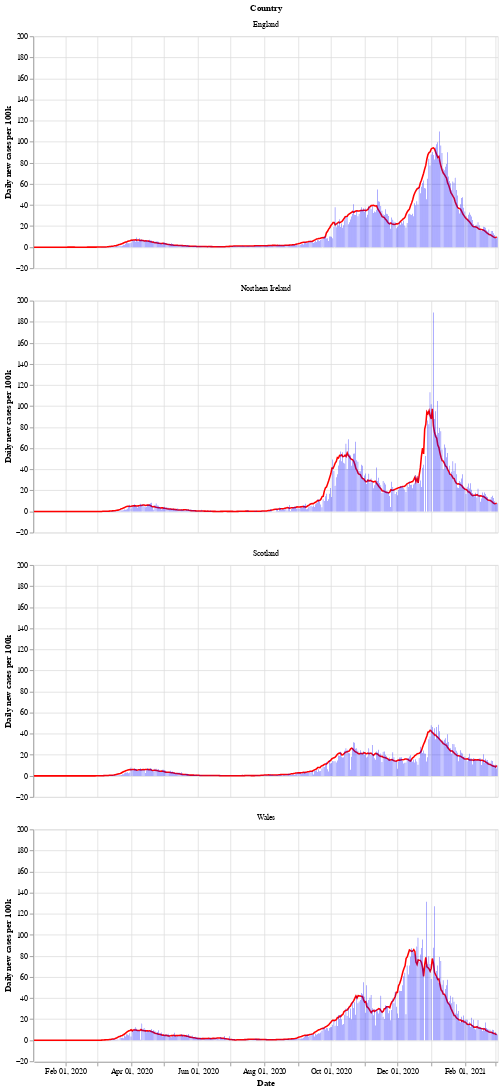

The notebook cell this image was saved under:
### Markdown cell above
Next is a bar chart of the number of new cases in each country (per 100k population), with the 7 day moving average of cases. Again we see that Wales saw a longer period of raising and falling cases compared to the other countries.

After a period of cases falling, each nation is now seeing a rise in the number of cases - especially in Wales.

### Code cell
# collapse
bars = alt.Chart(uk_cases).mark_bar().encode(
    x=alt.X("yearmonthdate(date):T", axis=alt.Axis(title='Date')),
    y=alt.Y("newCasesRate:Q", axis=alt.Axis(title='Daily new cases per 100k')),
    tooltip='newCasesRate',
    color=alt.condition(
        alt.datum.dailyChange > 0,
        alt.value("orange"),  # The positive color
        alt.value("blue")  # The negative color
    )
).properties(title='New cases per 100k population with rolling 7 day average', width=600).interactive()
line = alt.Chart(uk_cases).mark_line(
    color='red',
    size=2,
).transform_window(
    rolling_mean='mean(newCasesRate)',
    frame=[0, 7],
    groupby=['areaName']
).encode(
    x='yearmonthdate(date):T',
    y='rolling_mean:Q'
)
alt.layer(line, bars, data=uk_cases).facet(alt.Row('areaName', title='Country'), columns=1)

### Figure 1 — Vega-Lite specification as saved in the notebook (floating-point values rounded to 4 significant figures; data arrays with more than 128 entries replaced by an {"elided": "..."} marker saying what was removed)
{"config": {"view": {"continuousWidth": 400, "continuousHeight": 300}}, "data": {"name": "data-95018f51a54d4151ee6f86c9abcc4680"}, "facet": {"type": "nominal", "field": "areaName", "title": "Country"}, "spec": {"layer": [{"mark": {"type": "line", "color": "red", "size": 2}, "encoding": {"x": {"type": "temporal", "field": "date", "timeUnit": "yearmonthdate"}, "y": {"type": "quantitative", "field": "rolling_mean"}}, "transform": [{"window": [{"op": "mean", "field": "newCasesRate", "as": "rolling_mean"}], "frame": [0, 7], "groupby": ["areaName"]}]}, {"mark": "bar", "encoding": {"color": {"condition": {"value": "orange", "test": "(datum.dailyChange > 0)"}, "value": "blue"}, "tooltip": {"type": "quantitative", "field": "newCasesRate"}, "x": {"type": "temporal", "axis": {"title": "Date"}, "field": "date", "timeUnit": "yearmonthdate"}, "y": {"type": "quantitative", "axis": {"title": "Daily new cases per 100k"}, "field": "newCasesRate"}}, "selection": {"selector002": {"type": "interval", "bind": "scales", "encodings": ["x", "y"]}}, "title": "New cases per 100k population with rolling 7 day average", "width": 600}]}, "columns": 1, "$schema": "https://vega.github.io/schema/vega-lite/v4.8.1.json", "datasets": {"data-95018f51a54d4151ee6f86c9abcc4680": {"elided": "1700 records"}}}
